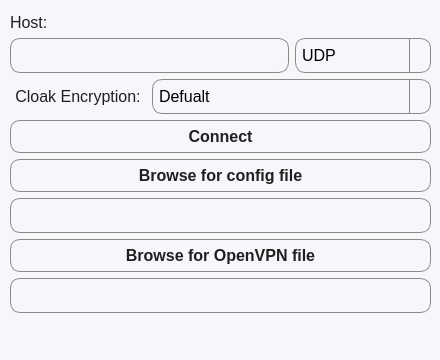
<?xml version="1.0" encoding="UTF-8"?>
<ui version="4.0">
 <class>MainWindow</class>
 <widget class="QMainWindow" name="MainWindow">
  <property name="geometry">
   <rect>
    <x>0</x>
    <y>0</y>
    <width>440</width>
    <height>360</height>
   </rect>
  </property>
  <property name="minimumSize">
   <size>
    <width>440</width>
    <height>360</height>
   </size>
  </property>
  <property name="maximumSize">
   <size>
    <width>440</width>
    <height>360</height>
   </size>
  </property>
  <property name="windowTitle">
   <string>MainWindow</string>
  </property>
  <property name="styleSheet">
   <string notr="true">QMainWindow {
    background-color: #f6f7fa;
}

QMenuBar {
    background-color: #e7e8eb;
    color: #202020;
    font-size: 16px;
}

QMenuBar::item {
    background-color: transparent;
    padding: 6px;
}

QMenuBar::item:selected {
    background-color: #c6c7cc;
}

QStatusBar {
    background-color: #e7e8eb;
    color: #202020;
    font-size: 16px;
}
</string>
  </property>
  <widget class="QWidget" name="centralwidget">
   <widget class="QWidget" name="layoutWidget">
    <property name="geometry">
     <rect>
      <x>10</x>
      <y>0</y>
      <width>421</width>
      <height>351</height>
     </rect>
    </property>
    <layout class="QGridLayout" name="gridLayout">
     <item row="10" column="0" colspan="3">
      <widget class="QLineEdit" name="vpn_file_path">
       <property name="toolTip">
        <string>Path for the OpenVPN file, use the button above to select the file</string>
       </property>
       <property name="styleSheet">
        <string notr="true">QLineEdit {
    background-color: #f6f7fa;
    border-radius: 10px;
    border: 1px solid #888a85;
    font-size: 16px;
    padding: 6px;
}

QLineEdit:focus {
    background-color: #fff;
    border: 2px solid #3498db;
}</string>
       </property>
       <property name="readOnly">
        <bool>true</bool>
       </property>
      </widget>
     </item>
     <item row="8" column="0" colspan="3">
      <widget class="QLineEdit" name="path">
       <property name="toolTip">
        <string>Path for json config file, use the button above to select the file</string>
       </property>
       <property name="styleSheet">
        <string notr="true">QLineEdit {
    background-color: #f6f7fa;
    border-radius: 10px;
    border: 1px solid #888a85;
    font-size: 16px;
    padding: 6px;
}

QLineEdit:focus {
    background-color: #fff;
    border: 2px solid #3498db;
}</string>
       </property>
       <property name="readOnly">
        <bool>true</bool>
       </property>
      </widget>
     </item>
     <item row="11" column="0">
      <widget class="QLabel" name="stat">
       <property name="styleSheet">
        <string notr="true">QLabel {
    color: #202020;
    font-size: 16px;
}

QLabel[bold=&quot;true&quot;] {
    font-weight: bold;
}

QLabel[italic=&quot;true&quot;] {
    font-style: italic;
}
</string>
       </property>
       <property name="text">
        <string/>
       </property>
       <property name="alignment">
        <set>Qt::AlignLeading|Qt::AlignLeft|Qt::AlignTop</set>
       </property>
      </widget>
     </item>
     <item row="2" column="2">
      <widget class="QComboBox" name="comboBox">
       <property name="toolTip">
        <string>the connection protocol set on cloak server</string>
       </property>
       <property name="styleSheet">
        <string notr="true">QComboBox {
    background-color: #f6f7fa;
    border-radius: 10px;
    border: 1px solid #888a85;
    font-size: 16px;
    padding: 6px;
}

QComboBox:hover, QComboBox:focus {
    background-color: #e7e8eb;
    border: 2px solid #3498db;
}

QComboBox::drop-down {
    width: 20px;
    border-left: 1px solid #888a85;
}

QComboBox::down-arrow {
    image: url(down-arrow-icon.png);
}
</string>
       </property>
       <item>
        <property name="text">
         <string>UDP</string>
        </property>
       </item>
       <item>
        <property name="text">
         <string>TCP</string>
        </property>
       </item>
      </widget>
     </item>
     <item row="0" column="0">
      <widget class="QLabel" name="label_2">
       <property name="styleSheet">
        <string notr="true">QLabel {
    color: #202020;
    font-size: 16px;
}

QLabel[bold=&quot;true&quot;] {
    font-weight: bold;
}

QLabel[italic=&quot;true&quot;] {
    font-style: italic;
}</string>
       </property>
       <property name="text">
        <string>Host:</string>
       </property>
       <property name="alignment">
        <set>Qt::AlignBottom|Qt::AlignLeading|Qt::AlignLeft</set>
       </property>
      </widget>
     </item>
     <item row="7" column="0" colspan="3">
      <widget class="QPushButton" name="browse">
       <property name="styleSheet">
        <string notr="true">QPushButton {
    background-color: qlineargradient(x1: 0, y1: 0, x2: 0, y2: 1,
                                      stop: 0 #f6f7fa, stop: 1 #dadbde);
    border-radius: 10px;
    border: 1px solid #888a85;
    color: #202020;
    font-size: 16px;
    font-weight: bold;
    padding: 6px;
    text-align: center;
}

QPushButton:hover {
    background-color: qlineargradient(x1: 0, y1: 0, x2: 0, y2: 1,
                                      stop: 0 #e7e8eb, stop: 1 #c6c7cc);
    border: 1px solid #5f5f5f;
}

QPushButton:pressed {
    background-color: qlineargradient(x1: 0, y1: 0, x2: 0, y2: 1,
                                      stop: 0 #d9dadc, stop: 1 #f6f7fa);
    border: 1px solid #000;
}
</string>
       </property>
       <property name="text">
        <string>Browse for config file</string>
       </property>
      </widget>
     </item>
     <item row="9" column="0" colspan="3">
      <widget class="QPushButton" name="browse_vpn">
       <property name="styleSheet">
        <string notr="true">QPushButton {
    background-color: qlineargradient(x1: 0, y1: 0, x2: 0, y2: 1,
                                      stop: 0 #f6f7fa, stop: 1 #dadbde);
    border-radius: 10px;
    border: 1px solid #888a85;
    color: #202020;
    font-size: 16px;
    font-weight: bold;
    padding: 6px;
    text-align: center;
}

QPushButton:hover {
    background-color: qlineargradient(x1: 0, y1: 0, x2: 0, y2: 1,
                                      stop: 0 #e7e8eb, stop: 1 #c6c7cc);
    border: 1px solid #5f5f5f;
}

QPushButton:pressed {
    background-color: qlineargradient(x1: 0, y1: 0, x2: 0, y2: 1,
                                      stop: 0 #d9dadc, stop: 1 #f6f7fa);
    border: 1px solid #000;
}
</string>
       </property>
       <property name="text">
        <string>Browse for OpenVPN file</string>
       </property>
      </widget>
     </item>
     <item row="2" column="0" colspan="2">
      <widget class="QLineEdit" name="host">
       <property name="toolTip">
        <string>&lt;html&gt;&lt;head/&gt;&lt;body&gt;&lt;p&gt;Enter the Host address or IP here&lt;/p&gt;&lt;/body&gt;&lt;/html&gt;</string>
       </property>
       <property name="styleSheet">
        <string notr="true">QLineEdit {
    background-color: #f6f7fa;
    border-radius: 10px;
    border: 1px solid #888a85;
    font-size: 16px;
    padding: 6px;
}

QLineEdit:focus {
    background-color: #fff;
    border: 2px solid #3498db;
}</string>
       </property>
      </widget>
     </item>
     <item row="5" column="0" colspan="3">
      <widget class="QPushButton" name="connect">
       <property name="styleSheet">
        <string notr="true">QPushButton {
    background-color: qlineargradient(x1: 0, y1: 0, x2: 0, y2: 1,
                                      stop: 0 #f6f7fa, stop: 1 #dadbde);
    border-radius: 10px;
    border: 1px solid #888a85;
    color: #202020;
    font-size: 16px;
    font-weight: bold;
    padding: 6px;
    text-align: center;
}

QPushButton:hover {
    background-color: qlineargradient(x1: 0, y1: 0, x2: 0, y2: 1,
                                      stop: 0 #e7e8eb, stop: 1 #c6c7cc);
    border: 1px solid #5f5f5f;
}

QPushButton:pressed {
    background-color: qlineargradient(x1: 0, y1: 0, x2: 0, y2: 1,
                                      stop: 0 #d9dadc, stop: 1 #f6f7fa);
    border: 1px solid #000;
}
</string>
       </property>
       <property name="text">
        <string>Connect</string>
       </property>
      </widget>
     </item>
     <item row="3" column="1" colspan="2">
      <widget class="QComboBox" name="enc_comboBox">
       <property name="toolTip">
        <string>The encryption between the client and cloak server, it is different than the VPN encryption, the default value is based on the json config file</string>
       </property>
       <property name="styleSheet">
        <string notr="true">QComboBox {
    background-color: #f6f7fa;
    border-radius: 10px;
    border: 1px solid #888a85;
    font-size: 16px;
    padding: 6px;
}

QComboBox:hover, QComboBox:focus {
    background-color: #e7e8eb;
    border: 2px solid #3498db;
}

QComboBox::drop-down {
    width: 20px;
    border-left: 1px solid #888a85;
}

QComboBox::down-arrow {
    image: url(down-arrow-icon.png);
}
</string>
       </property>
       <item>
        <property name="text">
         <string>Defualt</string>
        </property>
       </item>
       <item>
        <property name="text">
         <string>plain</string>
        </property>
       </item>
       <item>
        <property name="text">
         <string>aes-128-gcm</string>
        </property>
       </item>
       <item>
        <property name="text">
         <string>aes-256-gcm</string>
        </property>
       </item>
       <item>
        <property name="text">
         <string>chacha20-poly1305</string>
        </property>
       </item>
      </widget>
     </item>
     <item row="3" column="0">
      <widget class="QLabel" name="label_3">
       <property name="toolTip">
        <string/>
       </property>
       <property name="styleSheet">
        <string notr="true">QLabel {
    color: #202020;
    font-size: 16px;
}

QLabel[bold=&quot;true&quot;] {
    font-weight: bold;
}

QLabel[italic=&quot;true&quot;] {
    font-style: italic;
}</string>
       </property>
       <property name="text">
        <string>Cloak Encryption:</string>
       </property>
       <property name="alignment">
        <set>Qt::AlignCenter</set>
       </property>
      </widget>
     </item>
    </layout>
   </widget>
  </widget>
  <action name="actionAbout">
   <property name="text">
    <string>About</string>
   </property>
  </action>
  <action name="actionExit">
   <property name="text">
    <string>Exit</string>
   </property>
  </action>
 </widget>
 <resources/>
 <connections/>
</ui>
